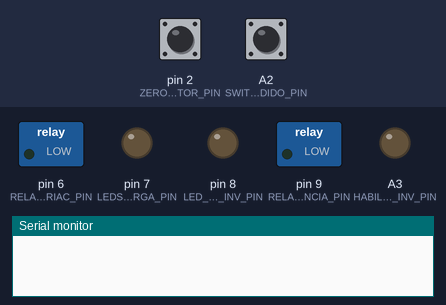
Bench run of a program on a simulated Arduino Uno, built with avr-gcc and run on an emulated ATmega328P. On the bench: switched loads named in the program (green lamp = pin HIGH), output pins drawn as LEDs (lit = HIGH), the last lines printed to the serial monitor. Inputs (shaded band) come from the test bench; at power-on: A2 (SWITCH_ENCENDIDO_PIN) HIGH, pin 2 (ZEROCROSSDETECTOR_PIN) HIGH.

Above: at 1.2 s.
1.3 s: A2 (SWITCH_ENCENDIDO_PIN) pulled LOW for 3.2 s
At 3.7 s:
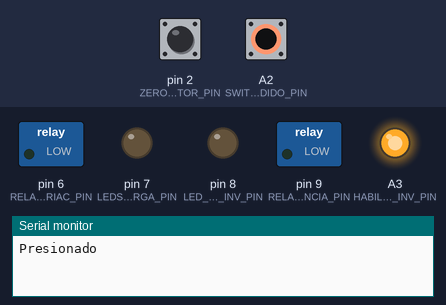
Timing chart, 0 to 5.2 s (numbered marks = the images above; inputs shaded):
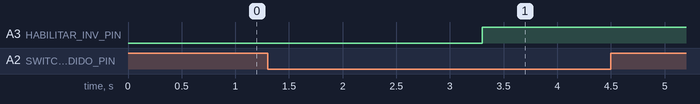

Measured:
- after the input at 1.3 s, A3 (HABILITAR_INV_PIN): LOW → HIGH after 2.0 s

The program:

main.cpp
```cpp
#include "main.h"

struct deviceStatus {
 bool state;
 uint8_t frequency;
 uint16_t timerelapse;
 bool freqAllow;
} devSt ;

//unsigned long tverf = 0;

bool AllowTrigger = false;
void triggerTRIAC()
{
  if( AllowTrigger )
  {
    if ( micros() > pin_trigger_TRIAC.delayON )
    {
      ledModel_ON(&pin_trigger_TRIAC);
      AllowTrigger = false;
    }
  }
}

float porc_bat = 1;
uint16_t loadCharge = 0;
uint16_t timeLoadCharge = 0;
void verifyLoadCharge()
{
  pinModel_getPinValue(&pin_volt_80vdc);
  loadCharge = map( pin_volt_80vdc.value ,0, 1023, 10, 90);
  loadCharge = map( loadCharge, 10, 90,  0, 100)*porc_bat;
  timeLoadCharge = devSt.timerelapse + map( loadCharge,  0, 100 ,devSt.timerelapse,  0);
}


int countdetector = 0;
uint8_t total_size = 10;
unsigned long tzerodetected = 0;
void zerocrossdectectorFunc( )
{
  static unsigned long arrayDataMeasure[ 10 ];
  static uint8_t countMeasure = 0;
  static uint8_t inputFrequency = 0;
  unsigned long tnow = micros();
  ledModel_OFF(&pin_trigger_TRIAC);
  if ( tzerodetected == 0 )
  {
    tzerodetected = tnow;
    return;
  }
  if (tnow - tzerodetected >=  40000 )
  {
    devSt.freqAllow = false;
    tzerodetected = 0;
    devSt.timerelapse = 0;
    countMeasure=0;
    for ( int i = 0; i <  total_size; i++ )
    {
      arrayDataMeasure[i] = 0;
    }
    return;

  }
  if( !devSt.freqAllow )
  {
    arrayDataMeasure[countMeasure] = tnow - tzerodetected;
    tzerodetected = tnow;
    countMeasure++;
    if ( countMeasure >= total_size   )
    {
      noInterrupts();
      uint32_t MeasureCount = 0;
      for ( int i = 0; i < total_size ; i++ )
      {
        MeasureCount += arrayDataMeasure[i];
      }
      MeasureCount = MeasureCount/total_size;
      inputFrequency = (1000000/2 )/MeasureCount;
      countMeasure=0;
      for ( int i = 0; i <  total_size; i++ )
      {
        arrayDataMeasure[i] = 0;
      }
      devSt.freqAllow = true;
      Serial.print("Frequency:");
      Serial.print(inputFrequency);
      Serial.println("HZ");
      devSt.timerelapse = (250000)/inputFrequency;
      Serial.print("Time relapse:");
      Serial.print(devSt.timerelapse);
      Serial.println("us");
      verifyLoadCharge();
      pin_trigger_TRIAC.delayON = tnow + timeLoadCharge;
      AllowTrigger = true;
      interrupts();
    }
  }
  else{
    tzerodetected = tnow;
    verifyLoadCharge();
    pin_trigger_TRIAC.delayON = tnow + timeLoadCharge;
    AllowTrigger = true;
  }

}

void setup() {
  // put your setup code here, to run once:
  Serial.begin(9600);
  configuraPinOut();
  buttonModel_initCountTime(&switch_encendido);
  devSt.state = false;
  //tverf = millis();
}

void loop() {
  buttonModel_verifyCountTime( &switch_encendido );
  static bool InputVoltage = false;
  bool prevInputVoltage = false;
  prevInputVoltage = InputVoltage;
  if ( tzerodetected != 0 )
  {
    InputVoltage = !(micros() >  tzerodetected + 4*devSt.timerelapse);
  }
  if ( switch_encendido.lastvalue == LOW  && switch_encendido.counterPressed >= 1 && switch_encendido.actualState == false )
  {
    Serial.println("Presionado");
    buttonModel_endCountTime( &switch_encendido);
    buttonModel_initCountTime( &switch_encendido);
    devSt.state = !devSt.state;
    if (  devSt.state)
    {
      InputVoltage ? ledModel_ON(&relay_transferencia) : ledModel_OFF(&relay_transferencia);
      InputVoltage ? ledModel_ON(&relay_triac) : ledModel_OFF(&relay_triac) ;
      InputVoltage ? ledModel_OFF(&pin_habilitar_inversor) :  ledModel_ON(&pin_habilitar_inversor);
    }
    else
    {
      ledModel_OFF(&relay_transferencia);
      ledModel_OFF(&relay_triac);
      ledModel_OFF(&pin_habilitar_inversor);
      devSt.freqAllow = false;
    }
  }
  if ( devSt.state )
  {
    if ( prevInputVoltage != InputVoltage )
    {
      InputVoltage ? ledModel_ON(&relay_transferencia) : ledModel_OFF(&relay_transferencia);
      InputVoltage ? ledModel_ON(&relay_triac) : ledModel_OFF(&relay_triac) ;
      InputVoltage ? ledModel_OFF(&pin_habilitar_inversor) :  ledModel_ON(&pin_habilitar_inversor);

    }
    if(InputVoltage )
    {
      triggerTRIAC();
    }
    else{
      if(devSt.freqAllow) devSt.freqAllow = false;
    }
    /*if ( millis() > tverf + 2000 )
    {
      Serial.print("Volt:");
      Serial.println(loadCharge);
      Serial.print("timeLoadCharge:");
      Serial.println(timeLoadCharge);
      tverf = millis();
    }*/
  }
  // put your main code here, to run repeatedly:
}
```

Convertion.h
```cpp
//// Define all convertions parameters

#include <Arduino.h>

/// Voltaje 80vdc
#define  FROMMIN_80VDC 0
#define  FROMMAX_80VDC 1023
#define  TOMIN_80VDC 0
#define  TOMAX_80VDC 80

// Potencipmetro Carga
#define  FROMMIN_POTCARGA (int)((0.5*1023)/5)
#define  FROMMAX_POTCARGA (int)((4.5*1023)/5)
#define  TOMIN_POTCARGA 0
#define  TOMAX_POTCARGA 100

uint16_t adc_80vdc_val  =0;
uint16_t adc_pot_carga = 0;

//adc_pot_carga =  pin_pot_carga.value<=FROMMIN_POTCARGA?TOMIN_POTCARGA:  pin_pot_carga.value>=FROMMAX_POTCARGA?TOMAX_POTCARGA: map( pin_pot_carga.value, FROMMIN_POTCARGA, FROMMAX_POTCARGA, TOMIN_POTCARGA, TOMAX_POTCARGA);
```

main.h
```cpp
#include <Arduino.h>
#include "Convertion.h"
#include "modules/Selector/Selector.h"
#include "lib/pinModel/pinModel.h"
#include "lib/ledModel/ledModel.h"
#include "lib/buttonModel/buttonModel.h"

#include "PinChangeInterrupt.h"
// put function declarations here:
void configuraPinOut();
void zerocrossdectectorFunc();

#define SV1_PIN PD3
#define SV2_PIN PD4
#define TRIGGER_TRIAC_PIN 5
#define ZEROCROSSDETECTOR_PIN PD2
#define LEDSTATUSCARGA_PIN PD7
#define ADC_VOLT80VDC A0
#define ADC_POTCARGA A1
#define SWITCH_ENCENDIDO_PIN A2
#define LED_STATUS_INV_PIN 8
#define RELAY_TRANSFERENCIA_PIN 9
#define RELAY_TRIAC_PIN PD6
#define HABILITAR_INV_PIN A3

#define TABLE_48VDC 48
#define TABLE_36VDC 36
#define TABLE_24VDC 24
#define TABLE_12VDC 12

struct Selector selectorVoltaje;// Selector de voltaje
struct ledModel pin_trigger_TRIAC;// disparador para el triac
struct pinModel pin_zerocrossdetector;// detector de cruce por cero
struct ledModel pin_ledStatusCarga; // Led status de carga;
struct ledModel pin_ledStatusInv; // Led status de INVERSOR;
struct ledModel relay_transferencia; // relay de cambio de carga (red publica a inversor)
struct pinModel pin_volt_80vdc;// lectura adc de carga de bateria
struct pinModel pin_pot_carga;// lectura adc de carga de bateria
struct buttonModel switch_encendido;// switch de endendido
struct ledModel relay_triac; // relay de actiacion de TRIAC;
struct ledModel pin_habilitar_inversor; // Led status de carga;

void configuraPinOut()
{
  int error = -1;

  //********* Selector *****************////
  selectorVoltaje.pinOrder[0] = SV1_PIN;
  selectorVoltaje.pinOrder[1] = SV2_PIN;
  selectorVoltaje.pinOrder[2] = 0;
  selectorVoltaje.pinOrder[3] = 0;

  selectorVoltaje.sizePinOrder = 2;

  selectorVoltaje.Table[0] = TABLE_48VDC;
  selectorVoltaje.Table[1] = TABLE_24VDC;
  selectorVoltaje.Table[2] = TABLE_36VDC;
  selectorVoltaje.Table[3] = TABLE_12VDC;
  for (int i = 4; i < 16; i++)
  {
    selectorVoltaje.Table[i] = 0;
  }

  selectorVoltaje.actualPosition = 0;

  error = Selector_init( &selectorVoltaje );
  if ( error >= 0 )
  {
    Serial.println(F("Error while configuring Selector module"));
    Selector_error( error );
    while (true){ delay(1);}
  }


  /************************* Pin trigger TRIAC *****************/
  pin_trigger_TRIAC.pm.pinNumber = TRIGGER_TRIAC_PIN;
  pin_trigger_TRIAC.pm.Mode = OUTPUT;
  pin_trigger_TRIAC.pm.type = TYPE_WRITE_DIGITAL;
  pin_trigger_TRIAC.pm.value = 0;
  pin_trigger_TRIAC.pm.interruption = INTERRUPTION_NONE;

  pin_trigger_TRIAC.delayOFF = 0;
  pin_trigger_TRIAC.delayON = 0;
  ledModel_init(&pin_trigger_TRIAC);

  /************************* Pin Zero Cross Detector *****************/
  pin_zerocrossdetector.pinNumber = ZEROCROSSDETECTOR_PIN;
  pin_zerocrossdetector.Mode = INPUT_PULLUP;
  pin_zerocrossdetector.type = TYPE_READ_DIGITAL;
  pin_zerocrossdetector.interruption = INTERRUPTION_ATTACH;
  pin_zerocrossdetector.flag_interruption = RISING;
  pin_zerocrossdetector.void_interruption = zerocrossdectectorFunc;
  pinModel_init(&pin_zerocrossdetector);
  attachInterrupt(digitalPinToInterrupt(ZEROCROSSDETECTOR_PIN),zerocrossdectectorFunc, RISING);
  //attachPCINT( digitalPinToPCINT(ZEROCROSSDETECTOR_PIN) , zerocrossdectectorFunc,  RISING );

  /************************** Pin Led Status Carga *************************/
  pin_ledStatusCarga.pm.pinNumber = LEDSTATUSCARGA_PIN;
  pin_ledStatusCarga.pm.Mode = OUTPUT;
  pin_ledStatusCarga.pm.type = TYPE_WRITE_DIGITAL;
  pin_ledStatusCarga.pm.interruption = INTERRUPTION_NONE;
  pin_ledStatusCarga.pm.value = 0;
  pin_ledStatusCarga.delayOFF = 50;
  pin_ledStatusCarga.delayON = 50;
  ledModel_init( &pin_ledStatusCarga );

  /************************** Pin Led Status Inversor *************************/
  pin_ledStatusInv.pm.pinNumber = LED_STATUS_INV_PIN;
  pin_ledStatusInv.pm.Mode = OUTPUT;
  pin_ledStatusInv.pm.type = TYPE_WRITE_DIGITAL;
  pin_ledStatusInv.pm.interruption = INTERRUPTION_NONE;
  pin_ledStatusInv.pm.value = 0;
  pin_ledStatusInv.delayOFF = 0;
  pin_ledStatusInv.delayON = 0;
  ledModel_init( &pin_ledStatusInv );

  /************************** Pin RELAY DE TRANSFERENCIA *************************/
  relay_transferencia.pm.pinNumber = RELAY_TRANSFERENCIA_PIN;
  relay_transferencia.pm.Mode = OUTPUT;
  relay_transferencia.pm.type = TYPE_WRITE_DIGITAL;
  relay_transferencia.pm.interruption = INTERRUPTION_NONE;
  relay_transferencia.pm.value = 0;
  relay_transferencia.delayOFF = 0;
  relay_transferencia.delayON = 0;
  ledModel_init( &relay_transferencia );

  /************************* Pin adc voltimetro 80vdc *****************/
  pin_volt_80vdc.pinNumber = ADC_VOLT80VDC;
  pin_volt_80vdc.Mode = INPUT;
  pin_volt_80vdc.type = TYPE_READ_ANALOG;
  pin_volt_80vdc.interruption = INTERRUPTION_NONE;
  pinModel_init(&pin_volt_80vdc);

  /************************* Pin adc potenciometro carga *****************/
  pin_pot_carga.pinNumber = ADC_POTCARGA;
  pin_pot_carga.Mode = INPUT;
  pin_pot_carga.type = TYPE_READ_ANALOG;
  pin_pot_carga.interruption = INTERRUPTION_NONE;
  pinModel_init(&pin_pot_carga);

  /************************* Pin switch encendido *****************/
  switch_encendido.pm.pinNumber = SWITCH_ENCENDIDO_PIN;
  switch_encendido.pm.Mode = INPUT_PULLUP;
  switch_encendido.pm.type = TYPE_READ_DIGITAL;
  switch_encendido.pm.interruption = INTERRUPTION_NONE;
  switch_encendido.pm.value = 0;
  switch_encendido.countTimePressed = 2000;
  buttonModel_init(&switch_encendido);

  /************************** Pin Relay TRIAC *************************/
  relay_triac.pm.pinNumber = RELAY_TRIAC_PIN;
  relay_triac.pm.Mode = OUTPUT;
  relay_triac.pm.type = TYPE_WRITE_DIGITAL;
  relay_triac.pm.interruption = INTERRUPTION_NONE;
  relay_triac.pm.value = 0;
  relay_triac.delayOFF = 0;
  relay_triac.delayON = 0;
  ledModel_init( &relay_triac );

  /************************** Pin Habiliatar Inversor *************************/
  pin_habilitar_inversor.pm.pinNumber = HABILITAR_INV_PIN;
  pin_habilitar_inversor.pm.Mode = OUTPUT;
  pin_habilitar_inversor.pm.type = TYPE_WRITE_DIGITAL;
  pin_habilitar_inversor.pm.interruption = INTERRUPTION_NONE;
  pin_habilitar_inversor.pm.value = 0;
  pin_habilitar_inversor.delayOFF = 0;
  pin_habilitar_inversor.delayON = 0;
  ledModel_init( &pin_habilitar_inversor );
}
```

Selector.cpp
```cpp
#include "Selector.h"

#define ERROR_NOPINSCONFIGURED 0
#define ERROR_PINnotConfigured 1

int Selector_init( const struct Selector *sel  ){
  int err = -1;
  if (  sel->sizePinOrder <= 0 ){
    return ERROR_NOPINSCONFIGURED;
  }
  for(  int i = 0; i < sel->sizePinOrder; i++ )
  {
    if( sel->pinOrder[i] <= 0 ) return ERROR_PINnotConfigured;
    pinMode( sel->pinOrder[i] , INPUT_PULLUP );
  }
  return err;
}

int Selector_mapInput( struct Selector *sel)
{
  int err = -1;
  uint8_t value = 0;
  for(  int i = 0; i < sel->sizePinOrder; i++ )
  {
    value |= ( digitalRead(sel->pinOrder[i]) )<<i;
  }
  sel->actualPosition = value;
  return err;
}

void Selector_error( int error )
{
  if ( error == ERROR_NOPINSCONFIGURED )
  {
    Serial.println( F( "No pins were configured" ) );
  }
  else if ( error == ERROR_PINnotConfigured )
  {
    Serial.println( F( "A pin was no configured" ) );
  }
}
```

Selector.h
```cpp
#ifndef SELECTOR_H
#define SELECTOR_H

#include <Arduino.h>

struct Selector
{
  uint8_t pinOrder[4];// Pin order to map the input data on table
  int Table[16];// Table to map the final reuslt
  uint8_t actualPosition;
  uint8_t sizePinOrder;
};

int Selector_init( const struct Selector *sel );
int Selector_mapInput( struct Selector *sel);
void Selector_error( int error );

#endif
```

buttonModel.cpp
```cpp
#include "buttonModel.h"

int buttonModel_init( struct buttonModel *bm )
{
  int err = -1;
  err = pinModel_init( &bm->pm );
  bm->allowCount=false;
  buttonModel_getValue(bm);
  bm->counterNoPressed = 0;
  bm->counterPressed = 0;
  bm->actualState = false;
  return err;
}

int buttonModel_getValue( struct buttonModel *bm )
{
  int err = -1;
  bm->lastvalue = bm->pm.value;
  err = pinModel_getPinValue( &bm->pm  );
  if( bm->lastvalue != bm->pm.value ) buttonModel_resetCountTime( bm );
  return err;
}

int buttonModel_initCountTime( struct buttonModel *bm )
{
  int err = -1;
  bm->tsart = millis();
  bm->counterPressed = 0;
  bm->counterNoPressed = 0;
  bm->allowCount = true;
  bm->actualState = false;
  return err;
}

int buttonModel_endCountTime( struct buttonModel *bm )
{
  int err = -1;
  bm->tsart = 0;
  bm->allowCount = false;
  bm->actualState = false;
  return err;
}

int buttonModel_verifyCountTime( struct buttonModel *bm )
{
  int err = -1;
  if (  bm->pm.type == TYPE_READ_DIGITAL && bm->allowCount )
  {
    buttonModel_getValue(bm);
    if ( bm->pm.value == LOW   )
    {
      if ( millis() >= bm->tsart + bm->countTimePressed && bm->actualState )
      {
        bm->counterPressed++;
        bm->actualState = false;
      }
    }
    else if ( bm->pm.value == HIGH )
    {
      if ( millis() >= bm->tsart + bm->countTimeNoPressed && bm->actualState  )
      {
        bm->counterNoPressed++;
        bm->actualState = false;
      }
    }
  }
  else
  {
    return 0;
  }
  return err;
}

int buttonModel_resetCountTime( struct buttonModel *bm )
{
  int err = -1;
  bm->tsart = millis();
  bm->actualState = true;
  return err;
}
```

buttonModel.h
```cpp
#ifndef BUTTONMODEL_H
#define BUTTONMODEL_H

#include <Arduino.h>
#include "lib/pinModel/pinModel.h"

struct buttonModel
{
  struct pinModel pm;
  unsigned long tsart;
  uint32_t countTimeNoPressed;
  uint32_t countTimePressed;
  uint32_t counterPressed;
  uint32_t counterNoPressed;
  uint16_t lastvalue;
  bool actualState;
  bool allowCount;
};

int buttonModel_init( struct buttonModel *bm );
int buttonModel_getValue( struct buttonModel *bm );
int buttonModel_initCountTime( struct buttonModel *bm );
int buttonModel_endCountTime( struct buttonModel *bm );
int buttonModel_verifyCountTime( struct buttonModel *bm );
int buttonModel_resetCountTime( struct buttonModel *bm );

#endif
```

ledModel.cpp
```cpp
#include "ledModel.h"

int ledModel_init( struct ledModel *lm  )
{
  int err = -1;
  err = pinModel_init( &lm->pm);
  lm->tsart = 0;
  lm->CountHIGH = 0;
  lm->CountLOW = 0;
  lm->allowBlink = false;
  return err;
}

int ledModel_ON(struct ledModel *lm )
{
  int err = -1;
  lm->pm.value = HIGH;
  err = pinModel_setPinValue(&lm->pm);
  lm->CountHIGH++;
  return err;
}

int ledModel_OFF(struct ledModel *lm )
{
  int err = -1;
  lm->pm.value = LOW;
  err = pinModel_setPinValue(&lm->pm);
  lm->CountLOW++;
  return err;
}

int ledModel_Toggle(struct ledModel *lm )
{
  int err = -1;
  lm->pm.value = !lm->pm.value;
  err = pinModel_setPinValue(&lm->pm);
  lm->pm.value ?  lm->CountHIGH++:lm->CountLOW++;
  return err;
}

int ledModel_setPWM(struct ledModel *lm )
{
  int err = -1;
  if ( lm->pm.type != TYPE_WRITE_DIGITAL )
  {
    return 0;
  }
  err = pinModel_setPinValue(&lm->pm);
  return err;
}

int ledModel_verifyBlinkMicro(struct ledModel *lm )
{
  int err = -1;
  if (  lm->pm.type == TYPE_WRITE_DIGITAL && lm->allowBlink )
  {
    if ( lm->pm.value == LOW )
    {
      if ( micros() >= lm->tsart + lm->delayOFF  )
      {
        ledModel_ON(lm);
        ledModel_setBlink(lm);
      }
    }
    else if ( lm->pm.value == HIGH )
    {
      if ( micros() >= lm->tsart + lm->delayON  )
      {
        ledModel_OFF(lm);
        ledModel_setBlink(lm);
      }
    }
  }
  else
  {
    return 0;
  }
  return err;
}


int ledModel_verifyBlink(struct ledModel *lm )
{
  int err = -1;
  if (  lm->pm.type == TYPE_WRITE_DIGITAL && lm->allowBlink )
  {
    if ( lm->pm.value == LOW )
    {
      if ( millis() >= lm->tsart + lm->delayOFF  )
      {
        ledModel_ON(lm);
        ledModel_setBlink(lm);
      }
    }
    else if ( lm->pm.value == HIGH )
    {
      if ( millis() >= lm->tsart + lm->delayON  )
      {
        ledModel_OFF(lm);
        ledModel_setBlink(lm);
      }
    }
  }
  else
  {
    return 0;
  }
  return err;
}

int ledModel_quitBlink(struct ledModel *lm )
{
  int err = -1;
  lm->tsart = 0;
  lm->allowBlink = false;
  return err;
}

int ledModel_setBlink(struct ledModel *lm )
{
  int err = -1;
  lm->tsart = millis();
  lm->allowBlink = true;
  return err;
}

int ledModel_resetCount(struct ledModel *lm )
{
  int err = -1;
  lm->CountHIGH = 0;
  lm->CountLOW = 0;
  return err;
}
```

ledModel.h
```cpp
#ifndef LEDMODEL_H
#define LEDMODEL_H

#include <Arduino.h>
#include "lib/pinModel/pinModel.h"

struct ledModel
{
  struct pinModel pm;
  unsigned long tsart;
  uint32_t delayON;
  uint32_t delayOFF;
  uint32_t CountHIGH;
  uint32_t CountLOW;
  bool allowBlink;
};

int ledModel_init( struct ledModel *lm );
int ledModel_ON(struct ledModel *lm );
int ledModel_OFF(struct ledModel *lm );
int ledModel_Toggle(struct ledModel *lm );
int ledModel_verifyBlink(struct ledModel *lm );
int ledModel_verifyBlinkMicro(struct ledModel *lm );
int ledModel_setPWM(struct ledModel *lm  );
int ledModel_setBlink(struct ledModel *lm );
int ledModel_quitBlink(struct ledModel *lm );
int ledModel_resetCount(struct ledModel *lm );

#endif
```

Source omitted: pinModel.cpp (2552 bytes), pinModel.h (612 bytes)
